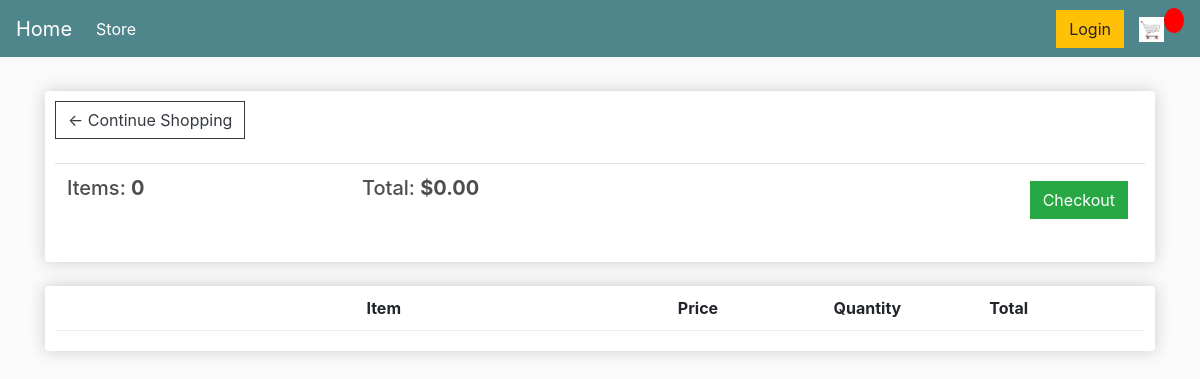
Before: /cart/ (signed in) with the older database file.
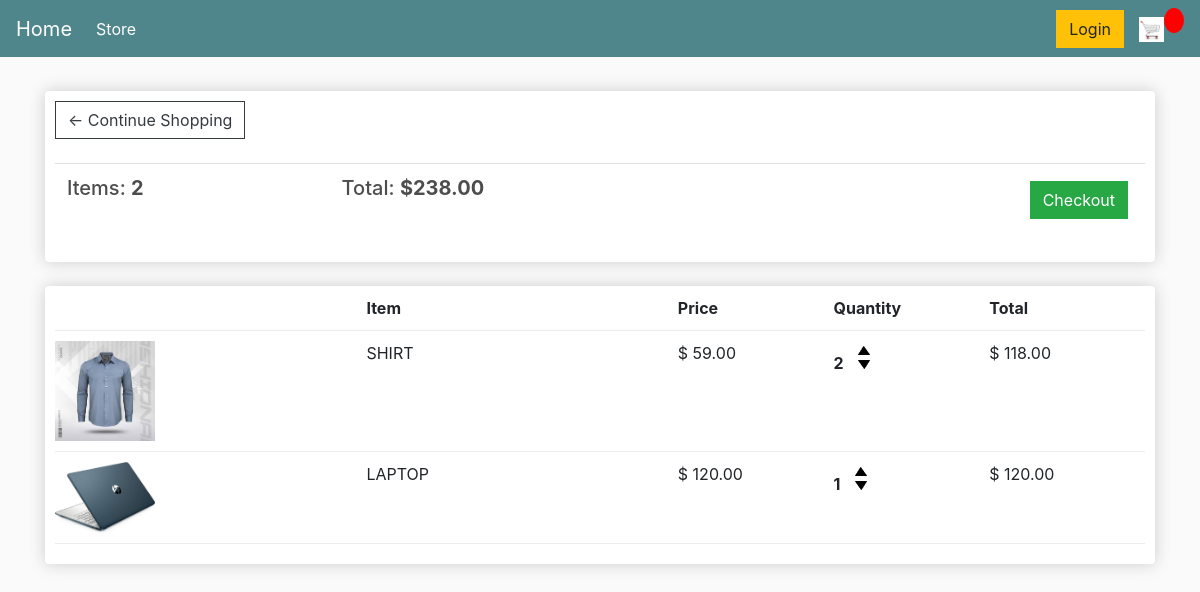
After: the same page with the newer database file.
### shop/models.py (models this page shows, shortened)
class Order(models.Model):
     customer = models.ForeignKey(Customer ,on_delete=models.SET_NULL,null=True,blank=True)
     date_ordered = models.DateTimeField(auto_now_add=True)
     complete = models.BooleanField(default=False)
     @property
     def get_carttotal(self):
          order_items = self.orderitem_set.all()
          total = sum([item.get_total for item in order_items])
          return total

class OrderItem(models.Model):
     product = models.ForeignKey(Product, on_delete=models.SET_NULL,null=True)
     order = models.ForeignKey(Order, on_delete=models.SET_NULL,null=True)
     quantity = models.IntegerField(default=0,null=True,blank=True)
     date_added = models.DateTimeField(auto_now_add=True)
     @property
     def get_total(self):
         total = self.quantity * self.product.price
         return total

class Product(models.Model):
    name = models.CharField(max_length=220)
    price = models.FloatField()
    digital = models.BooleanField(default=False,null=True,blank=True)
    image = models.ImageField(null=True,blank=True)
    @property
    def imageURL(self):
         try:
              url = self.image.url
         except:
              url = ''
         return url

### shop/views.py (the view)
# urls.py: path('cart/',views.cart,name='cart'),
@login_required
def cart(request):
    customer = request.user.customer
    order, created = Order.objects.get_or_create(customer=customer, complete=False)
    items = order.orderitem_set.all()
    context = {'items': items, 'order': order}
    return render(request, 'cart.html', context)

### templates/cart.html
{% extends 'main.html' %}
{% load static %}
{% block content %}
	<div class="row">
		<div class="col-lg-12">
			<div class="box-element">
				<a class="btn btn-outline-dark" href="{% url 'store' %}">&#x2190; Continue Shopping</a>
				<br><br>
				<table class="table">
					<tr>
						<th><h5>Items: <strong>{{ items|length }}</strong></h5></th>
						<th><h5>Total: <strong>${{order.get_carttotal|floatformat:2}}</strong></h5></th>
						<th>
							<a style="float:right; margin:5px;" class="btn btn-success" href="{% url 'checkout' %}">Checkout</a>
						</th>
					</tr>
				</table>
			</div>
			<br>
			<div class="box-element">
				<div class="cart-row">
					<div style="flex:2"></div>
					<div style="flex:2"><strong>Item</strong></div>
					<div style="flex:1"><strong>Price</strong></div>
					<div style="flex:1"><strong>Quantity</strong></div>
					<div style="flex:1"><strong>Total</strong></div>
				</div>
				{% for item in items %}
				<div class="cart-row">
				  <div style="flex:2">
					<img class="row-image" src="{{item.product.imageURL}}">
				  </div>
				  <div style="flex:2">
					<p>{{item.product.name}}</p>
				  </div>
				  <div style="flex:1">
					<p>$ {{ item.product.price|floatformat:2 }}</p>
				  </div>
				  <div style="flex:1">
					<p class="quantity">{{ item.quantity }}</p>
					<div class="quantity">
					  <img data-product="{{item.product.id}}" class="chg-quantity update-cart" src="{% static 'images/arrow-up.png' %}"  data-action="add">
					  <img data-product="{{item.product.id}}" class="chg-quantity update-cart" src="{% static 'images/arrow-down.png' %}" data-action="remove">
					</div>
				  </div>
				  <div style="flex:1">
					<p>$ {{item.get_total|floatformat:2}}</p>
				  </div>
				</div>
			  {% endfor %}
			</div>
		</div>
	</div>
{% endblock content %}

Changed rows visible on the page:
computed for Order: get_carttotal "0.00" → "238.00"
added OrderItem: product.imageURL (picture), product.name "SHIRT", product.price "59.00", quantity "2", get_total "118.00"
added OrderItem: product.imageURL (picture), product.name "LAPTOP", product.price "120.00", quantity "1", get_total "120.00"
Other visible differences:
{{ items|length }}: "0" → "2"
